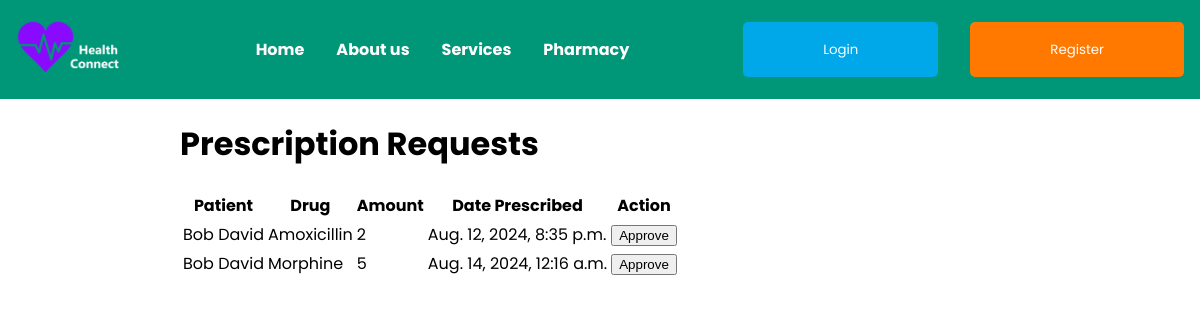
/pharmacists/prescriptions/, run on the app's committed database.
### apps/pharmacists/models.py (models this page shows, shortened)
class Prescription(models.Model):
    doctor = models.ForeignKey(Doctor, on_delete=models.CASCADE)
    patient = models.ForeignKey(Patient, on_delete=models.CASCADE)
    drug = models.ForeignKey(Drug, on_delete=models.CASCADE)
    amount = models.PositiveIntegerField()
    date_prescribed = models.DateTimeField(auto_now_add=True)
    is_approved = models.BooleanField(default=False)

class Drug(models.Model):
    name = models.CharField(max_length=255)
    description = models.TextField(blank=True, null=True)

### apps/patients/models.py (models this page shows, shortened)
class Patient(models.Model):
    user = models.OneToOneField(CustomUser, on_delete=models.CASCADE, primary_key=True)
    medical_history = models.ManyToManyField('MedicalRecord', blank=True, related_name='patients')
    primary_doctor = models.ForeignKey(Doctor, on_delete=models.SET_NULL, null=True, related_name='patients')
    prescriptions = models.ManyToManyField('pharmacists.Prescription', blank=True, related_name='patients')
    @property
    def full_name(self):
        return self.user.get_full_name()

### apps/accounts/models.py (models this page shows)
class CustomUser(AbstractUser):
    role = models.CharField(max_length=20)
    birthdate = models.DateField(null=True, blank=True)

### apps/pharmacists/views.py (the view)
# urls.py: path('prescriptions/', views.review_prescriptions, name='review_prescriptions'),
def review_prescriptions(request):
    prescriptions = Prescription.objects.filter(is_approved=False)
    if request.method == 'POST':
        prescription_id = request.POST.get('prescription_id')
        prescription = Prescription.objects.get(id=prescription_id)
        prescription.is_approved = True
        prescription.save()
        return redirect('review_prescriptions')
    return render(request, 'review_prescriptions.html', {'prescriptions': prescriptions})

### apps/pharmacists/templates/review_prescriptions.html (shortened to what this page needs)
{% extends 'layout.html' %}
{% block content %}
<h1>Prescription Requests</h1>
<table>
    <thead>
        <tr>
            <th>Patient</th>
            <th>Drug</th>
            <th>Amount</th>
            <th>Date Prescribed</th>
            <th>Action</th>
        </tr>
    </thead>
    <tbody>
        {% for prescription in prescriptions %}
        <tr>
            <td>{{ prescription.patient.full_name }}</td>
            <td>{{ prescription.drug.name }}</td>
            <td>{{ prescription.amount }}</td>
            <td>{{ prescription.date_prescribed }}</td>
            <td>
                <form method="POST">
                    <button type="submit">Approve</button>
                </form>
            </td>
        </tr>
        {% empty %}
        <tr>
            <td colspan="5">No unapproved prescriptions found.</td>
        </tr>
        {% endfor %}
    </tbody>
</table>
{% endblock %}

### static/css/styles.css (style rules this page uses)
body { font-family: 'Poppins', sans-serif; margin: 0; padding: 0; }

### data on the page
Prescription: patient.full_name "Bob David", drug.name "Amoxicillin", amount "2", date_prescribed "Aug. 12, 2024, 8:35 p.m."
Prescription: patient.full_name "Bob David", drug.name "Morphine", amount "5", date_prescribed "Aug. 14, 2024, 12:16 a.m."
